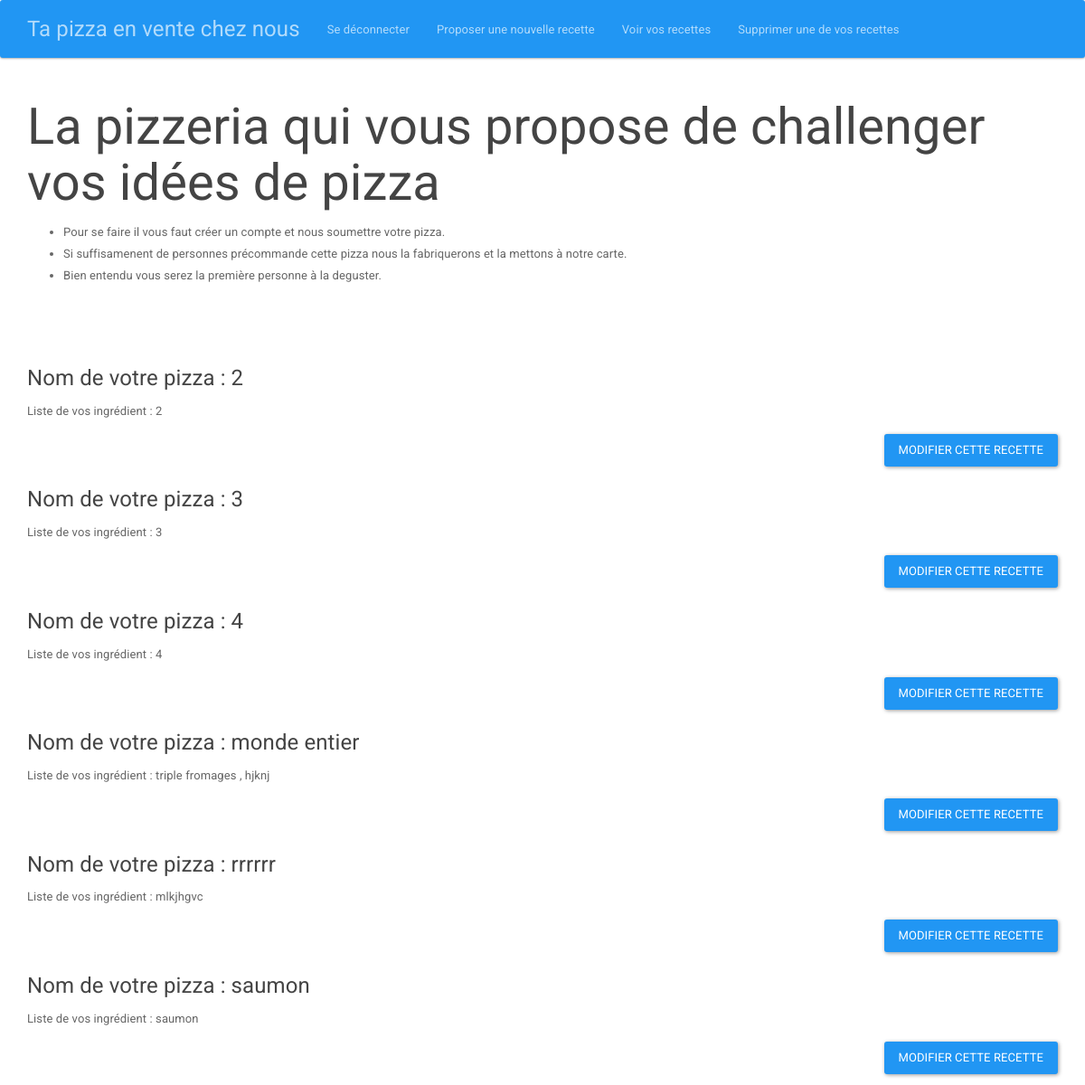
The page /listpizza.php (signed in) on the database its author committed.
### tables this page shows
CREATE TABLE IF NOT EXISTS `pizza_list` (
  `id` int(11) NOT NULL AUTO_INCREMENT,
  `pizza_name` varchar(255) NOT NULL,
  `pizza_inventor` int(11) NOT NULL,
  `ingredient` text NOT NULL,
  `ingredients_pate_pizza` text NOT NULL,
  `faconnage_pate_pizza` text NOT NULL,
  `ingredients_garniture` text NOT NULL,
  `realisation_piza` text NOT NULL,
  PRIMARY KEY (`id`)
);

### listpizza.php (the view, shortened to what this page needs)
<?php
require_once 'header.php';
require_once 'functions.php';
?>
<?php
$user_id = intval($_SESSION['auth']->id);
$req = $pdo->prepare("SELECT pizza_name, ingredient, id FROM pizza_list WHERE pizza_inventor = :user_id");
$req->execute([':user_id' => $user_id]);
$result = $req->fetchAll();
foreach ($result as $value) {?>
    <h4> Nom de votre pizza : <?php echo $value->pizza_name ?></h4>
    <p>Liste de vos ingrédient : <?php echo $value->ingredient ?></p>
    <a href="adjustpizza.php?id=<?=$value->id?>"><button type="submit" class="btn btn-primary pull-right">Modifier cette recette </button></a><br><br>
<?php
}
?>
<?php require_once 'footer.php'; ?>

### header.php (shortened to what this page needs)
<!doctype html>
<html lang="en">
<head>
  <link href="assets/css/app.css" rel="stylesheet">
</head>
<body>
  <nav class="navbar navbar-inverse">
    <div class="container">
      <div class="navbar-header">
        <a class="navbar-brand" href="#">Ta pizza en vente chez nous</a>
      </div>
      <div id="navbar" class="collapse navbar-collapse">
        <ul class="nav navbar-nav">
          <?php if (isset($_SESSION['auth'])) : ?>
            <li><a href="logout.php">Se déconnecter</a></li>
          <?php else : ?>
            <li class="active"><a href="register.php">S'inscrire</a></li>
            <li><a href="login.php">Se connecter</a></li>
          <?php endif; ?>
          <li><a href="newpizza.php">Proposer une nouvelle recette</a></li>
          <li><a href="listpizza.php">Voir vos recettes</a></li>
          <li><a href="deletepizza.php">Supprimer une de vos recettes</a></li>
        </ul>
      </div>
  </nav>
  <div class="container">
    <h1>La pizzeria qui vous propose de challenger vos idées de pizza</h1>
    <ul>
      <li>Pour se faire il vous faut créer un compte et nous soumettre votre pizza.</li>
      <li>Si suffisamenent de personnes précommande cette pizza nous la fabriquerons et la mettons à notre carte.</li>
      <li>Bien entendu vous serez la première personne à la deguster.</li>
    </ul>
    <?php if (isset($_SESSION['flash'])) : ?>
      <?php foreach ($_SESSION['flash'] as $type => $message) : ?>
        <div class="alert alert-<?= $type; ?>">
        </div>
      <?php endforeach; ?>
    <?php endif; ?>

### footer.php
</div>
</body>
</html>

### rows shown on the page
pizza_list: pizza_name "2", ingredient "2"
pizza_list: pizza_name "3", ingredient "3"
pizza_list: pizza_name "4", ingredient "4"
pizza_list: pizza_name "monde entier", ingredient "triple fromages , hjknj"
pizza_list: pizza_name "rrrrrr", ingredient "mlkjhgvc"
pizza_list: pizza_name "saumon", ingredient "saumon"
